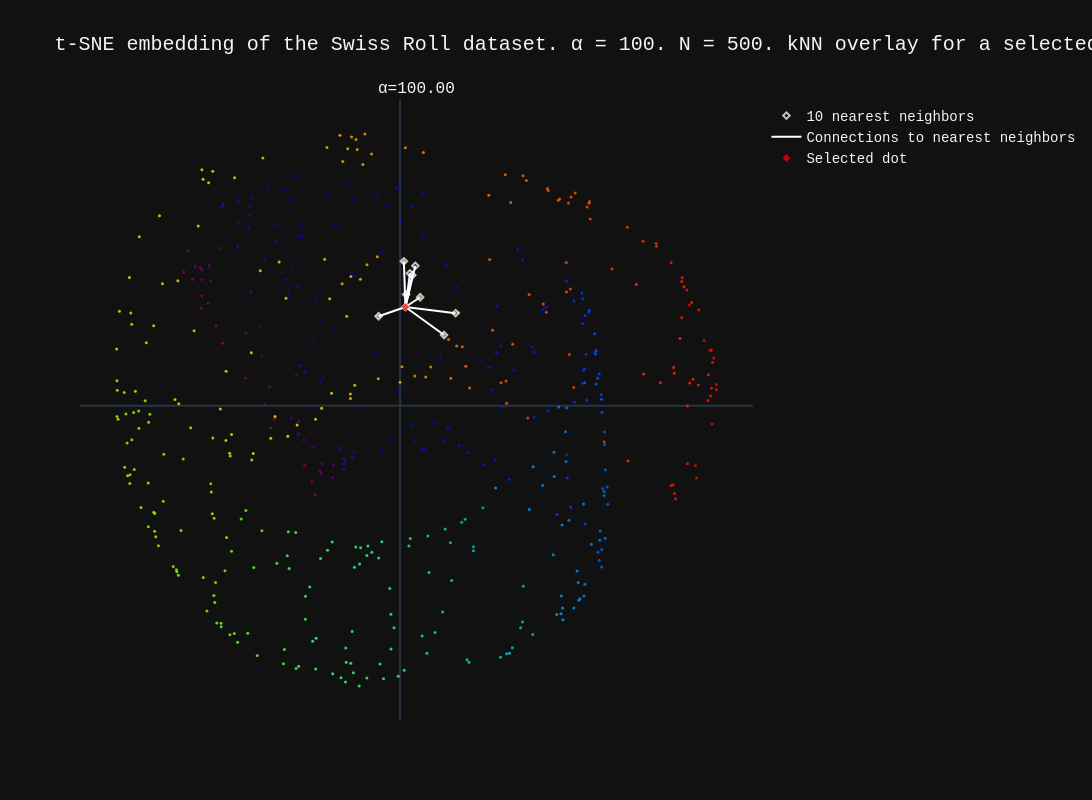
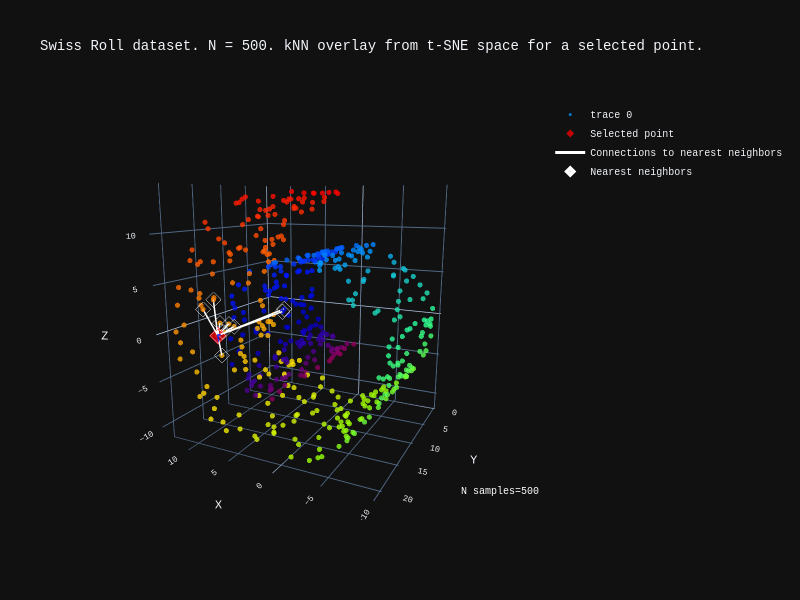

The notebook cell saved with these charts, in order:
### Code cell
importlib.reload(Utils)
# select a specific point and its neighbors
selected_point_3D = sr_points[overlapping_points][5]
neighbors_3D = sr_points[indices[5]]
selected_point = (overlapping_points_tsne[5][0], overlapping_points_tsne[5][1])
neighbors = [(x, y) for x, y in kneighbors_of_5]

### PLOT TSNE ###
fig = Utils.plot_TSNE_plotly(
    raw_data=sr_points,
    tsne_results=tsne,
    alphas=[ALPHAS[-1]],
    labeled=False,
    labels=sr_color,
    width=1200,
    height=800,
    show=False,
    grid=(1, 1),
    title="t-SNE embedding of the Swiss Roll dataset. α = 100. N = 500. kNN overlay for a selected point.",
)

# Extract coordinates of the selected point and neighbors


# Plot nearest neighbors as hollow diamonds
fig.add_trace(
    go.Scatter(
        x=[n[0] for n in neighbors],
        y=[n[1] for n in neighbors],
        mode="markers",
        marker=dict(
            size=5,
            color="rgba(0,0,0,0)",  # Transparent fill
            line=dict(color="white", width=2),  # Hollow diamond
            symbol="diamond",
            opacity=0.75,
        ),
        name="10 nearest neighbors",
    ),
    row=1,
    col=1,
)

# Add lines connecting the selected point to its neighbors
for i, neighbor in enumerate(neighbors):
    fig.add_trace(
        go.Scatter(
            x=[selected_point[0], neighbor[0]],
            y=[selected_point[1], neighbor[1]],
            mode="lines",
            line=dict(color="white", width=2),
            showlegend=(i == 0),  # Show legend only once
            name="Connections to nearest neighbors",
        ),
        row=1,
        col=1,
    )

# Highlight the selected dot in red
fig.add_trace(
    go.Scatter(
        x=[selected_point[0]],
        y=[selected_point[1]],
        mode="markers",
        marker=dict(size=6, color="red", symbol="diamond", opacity=0.75),
        name="Selected dot",
    ),
    row=1,
    col=1,
)


# Display the figure
fig.show()


### PLOT SWISS ROLL ###


fig0 = Utils.plot_swiss_roll_plotly(
    sr_points,
    sr_color,
    n_samples=n_samples,
    title="Swiss Roll dataset. N = 500. kNN overlay from t-SNE space for a selected point.",
)
fig0.add_trace(
    go.Scatter3d(
        x=[selected_point_3D[0]],
        y=[selected_point_3D[1]],
        z=[selected_point_3D[2]],
        mode="markers",
        marker=dict(size=6, color="red", symbol="diamond", opacity=0.75),
        name="Selected point",
    )
)

for i, neighbor in enumerate(neighbors_3D):
    line_start = (selected_point_3D[0], selected_point_3D[1], selected_point_3D[2])
    line_end = (neighbor[0], neighbor[1], neighbor[2])
    fig0.add_trace(
        go.Scatter3d(
            x=[line_start[0], line_end[0]],
            y=[line_start[1], line_end[1]],
            z=[line_start[2], line_end[2]],
            mode="lines",
            line=dict(color="white", width=3),
            showlegend=(i == 0),  # Show legend only once
            name="Connections to nearest neighbors",
        )
    )

    fig0.add_trace(
        go.Scatter3d(
            x=[neighbor[0]],
            y=[neighbor[1]],
            z=[neighbor[2]],
            mode="markers",
            marker=dict(
                size=5,
                color="rgba(0,0,0,0)",  # Transparent fill
                line=dict(color="white", width=4),  # Hollow diamond
                symbol="diamond",
                opacity=1,
            ),
            name="Nearest neighbors",
            showlegend=(i == 0),  # Show legend only once
        )
    )


fig0.show()

### Figure 1 — Plotly figure (JSON) as saved in the notebook; plotly's stock layout.template omitted (floating-point values rounded to 4 significant figures; data arrays with more than 128 entries replaced by an {"elided": "..."} marker saying what was removed)
{"data": [{"marker": {"color": {"elided": "500 float values"}, "colorscale": [[0, "rgb(150,0,90)"], [0.125, "rgb(0,0,200)"], [0.25, "rgb(0,25,255)"], [0.375, "rgb(0,152,255)"], [0.5, "rgb(44,255,150)"], [0.625, "rgb(151,255,0)"], [0.75, "rgb(255,234,0)"], [0.875, "rgb(255,111,0)"], [1, "rgb(255,0,0)"]], "opacity": 0.8, "size": 3}, "mode": "markers", "showlegend": false, "type": "scatter", "x": {"elided": "500 float values"}, "xaxis": "x", "y": {"elided": "500 float values"}, "yaxis": "y"}, {"marker": {"color": "rgba(0,0,0,0)", "line": {"color": "white", "width": 2}, "opacity": 0.75, "size": 5, "symbol": "diamond"}, "mode": "markers", "name": "10 nearest neighbors", "type": "scatter", "x": [0.0592, 0.067, 0.221, -0.2354, 0.1345, 0.1099, 0.1679, 0.4833, 0.04206, 0.6105], "xaxis": "x", "y": [1.173, 1.323, 1.289, 1.063, 1.551, 1.574, 1.663, 0.8405, 1.716, 1.1], "yaxis": "y"}, {"line": {"color": "white", "width": 2}, "mode": "lines", "name": "Connections to nearest neighbors", "showlegend": true, "type": "scatter", "x": [0.0592, 0.0592], "xaxis": "x", "y": [1.173, 1.173], "yaxis": "y"}, {"line": {"color": "white", "width": 2}, "mode": "lines", "name": "Connections to nearest neighbors", "showlegend": false, "type": "scatter", "x": [0.0592, 0.067], "xaxis": "x", "y": [1.173, 1.323], "yaxis": "y"}, {"line": {"color": "white", "width": 2}, "mode": "lines", "name": "Connections to nearest neighbors", "showlegend": false, "type": "scatter", "x": [0.0592, 0.221], "xaxis": "x", "y": [1.173, 1.289], "yaxis": "y"}, {"line": {"color": "white", "width": 2}, "mode": "lines", "name": "Connections to nearest neighbors", "showlegend": false, "type": "scatter", "x": [0.0592, -0.2354], "xaxis": "x", "y": [1.173, 1.063], "yaxis": "y"}, {"line": {"color": "white", "width": 2}, "mode": "lines", "name": "Connections to nearest neighbors", "showlegend": false, "type": "scatter", "x": [0.0592, 0.1345], "xaxis": "x", "y": [1.173, 1.551], "yaxis": "y"}, {"line": {"color": "white", "width": 2}, "mode": "lines", "name": "Connections to nearest neighbors", "showlegend": false, "type": "scatter", "x": [0.0592, 0.1099], "xaxis": "x", "y": [1.173, 1.574], "yaxis": "y"}, {"line": {"color": "white", "width": 2}, "mode": "lines", "name": "Connections to nearest neighbors", "showlegend": false, "type": "scatter", "x": [0.0592, 0.1679], "xaxis": "x", "y": [1.173, 1.663], "yaxis": "y"}, {"line": {"color": "white", "width": 2}, "mode": "lines", "name": "Connections to nearest neighbors", "showlegend": false, "type": "scatter", "x": [0.0592, 0.4833], "xaxis": "x", "y": [1.173, 0.8405], "yaxis": "y"}, {"line": {"color": "white", "width": 2}, "mode": "lines", "name": "Connections to nearest neighbors", "showlegend": false, "type": "scatter", "x": [0.0592, 0.04206], "xaxis": "x", "y": [1.173, 1.716], "yaxis": "y"}, {"line": {"color": "white", "width": 2}, "mode": "lines", "name": "Connections to nearest neighbors", "showlegend": false, "type": "scatter", "x": [0.0592, 0.6105], "xaxis": "x", "y": [1.173, 1.1], "yaxis": "y"}, {"marker": {"color": "red", "opacity": 0.75, "size": 6, "symbol": "diamond"}, "mode": "markers", "name": "Selected dot", "type": "scatter", "x": [0.0592], "xaxis": "x", "y": [1.173], "yaxis": "y"}], "layout": {"annotations": [{"font": {"size": 16}, "showarrow": false, "text": "α=100.00", "x": 0.5, "xanchor": "center", "xref": "paper", "y": 1, "yanchor": "bottom", "yref": "paper"}], "font": {"family": "Courier New, monospace", "size": 14}, "height": 800, "title": {"text": "t-SNE embedding of the Swiss Roll dataset. α = 100. N = 500. kNN overlay for a selected point."}, "width": 1200, "xaxis": {"anchor": "y", "domain": [0, 1], "showgrid": false, "showticklabels": false}, "yaxis": {"anchor": "x", "domain": [0, 1], "showgrid": false, "showticklabels": false}}}

### Figure 2 — Plotly figure (JSON) as saved in the notebook; plotly's stock layout.template omitted (floating-point values rounded to 4 significant figures; data arrays with more than 128 entries replaced by an {"elided": "..."} marker saying what was removed)
{"data": [{"marker": {"color": {"elided": "500 float values"}, "colorscale": [[0, "rgb(150,0,90)"], [0.125, "rgb(0,0,200)"], [0.25, "rgb(0,25,255)"], [0.375, "rgb(0,152,255)"], [0.5, "rgb(44,255,150)"], [0.625, "rgb(151,255,0)"], [0.75, "rgb(255,234,0)"], [0.875, "rgb(255,111,0)"], [1, "rgb(255,0,0)"]], "opacity": 0.8, "size": 3}, "mode": "markers", "scene": "scene", "type": "scatter3d", "x": {"elided": "500 float values"}, "y": {"elided": "500 float values"}, "z": {"elided": "500 float values"}}, {"marker": {"color": "red", "opacity": 0.75, "size": 6, "symbol": "diamond"}, "mode": "markers", "name": "Selected point", "type": "scatter3d", "x": [12.22], "y": [13.06], "z": [-2.078]}, {"line": {"color": "white", "width": 3}, "mode": "lines", "name": "Connections to nearest neighbors", "showlegend": true, "type": "scatter3d", "x": [12.22, 12.22], "y": [13.06, 13.06], "z": [-2.078, -2.078]}, {"marker": {"color": "rgba(0,0,0,0)", "line": {"color": "white", "width": 4}, "opacity": 1, "size": 5, "symbol": "diamond"}, "mode": "markers", "name": "Nearest neighbors", "showlegend": true, "type": "scatter3d", "x": [12.22], "y": [13.06], "z": [-2.078]}, {"line": {"color": "white", "width": 3}, "mode": "lines", "name": "Connections to nearest neighbors", "showlegend": false, "type": "scatter3d", "x": [12.22, 12.27], "y": [13.06, 12.0], "z": [-2.078, -1.878]}, {"marker": {"color": "rgba(0,0,0,0)", "line": {"color": "white", "width": 4}, "opacity": 1, "size": 5, "symbol": "diamond"}, "mode": "markers", "name": "Nearest neighbors", "showlegend": false, "type": "scatter3d", "x": [12.27], "y": [12.0], "z": [-1.878]}, {"line": {"color": "white", "width": 3}, "mode": "lines", "name": "Connections to nearest neighbors", "showlegend": false, "type": "scatter3d", "x": [12.22, 12.48], "y": [13.06, 12.24], "z": [-2.078, -0.8096]}, {"marker": {"color": "rgba(0,0,0,0)", "line": {"color": "white", "width": 4}, "opacity": 1, "size": 5, "symbol": "diamond"}, "mode": "markers", "name": "Nearest neighbors", "showlegend": false, "type": "scatter3d", "x": [12.48], "y": [12.24], "z": [-0.8096]}, {"line": {"color": "white", "width": 3}, "mode": "lines", "name": "Connections to nearest neighbors", "showlegend": false, "type": "scatter3d", "x": [12.22, 11.46], "y": [13.06, 13.46], "z": [-2.078, -4.231]}, {"marker": {"color": "rgba(0,0,0,0)", "line": {"color": "white", "width": 4}, "opacity": 1, "size": 5, "symbol": "diamond"}, "mode": "markers", "name": "Nearest neighbors", "showlegend": false, "type": "scatter3d", "x": [11.46], "y": [13.46], "z": [-4.231]}, {"line": {"color": "white", "width": 3}, "mode": "lines", "name": "Connections to nearest neighbors", "showlegend": false, "type": "scatter3d", "x": [12.22, 12.4], "y": [13.06, 10.62], "z": [-2.078, -1.259]}, {"marker": {"color": "rgba(0,0,0,0)", "line": {"color": "white", "width": 4}, "opacity": 1, "size": 5, "symbol": "diamond"}, "mode": "markers", "name": "Nearest neighbors", "showlegend": false, "type": "scatter3d", "x": [12.4], "y": [10.62], "z": [-1.259]}, {"line": {"color": "white", "width": 3}, "mode": "lines", "name": "Connections to nearest neighbors", "showlegend": false, "type": "scatter3d", "x": [12.22, 6.333], "y": [13.06, 8.379], "z": [-2.078, 0.3961]}, {"marker": {"color": "rgba(0,0,0,0)", "line": {"color": "white", "width": 4}, "opacity": 1, "size": 5, "symbol": "diamond"}, "mode": "markers", "name": "Nearest neighbors", "showlegend": false, "type": "scatter3d", "x": [6.333], "y": [8.379], "z": [0.3961]}, {"line": {"color": "white", "width": 3}, "mode": "lines", "name": "Connections to nearest neighbors", "showlegend": false, "type": "scatter3d", "x": [12.22, 6.351], "y": [13.06, 7.916], "z": [-2.078, 0.6271]}, {"marker": {"color": "rgba(0,0,0,0)", "line": {"color": "white", "width": 4}, "opacity": 1, "size": 5, "symbol": "diamond"}, "mode": "markers", "name": "Nearest neighbors", "showlegend": false, "type": "scatter3d", "x": [6.351], "y": [7.916], "z": [0.6271]}, {"line": {"color": "white", "width": 3}, "mode": "lines", "name": "Connections to nearest neighbors", "showlegend": false, "type": "scatter3d", "x": [12.22, 12.6], "y": [13.06, 15.04], "z": [-2.078, 1.376]}, {"marker": {"color": "rgba(0,0,0,0)", "line": {"color": "white", "width": 4}, "opacity": 1, "size": 5, "symbol": "diamond"}, "mode": "markers", "name": "Nearest neighbors", "showlegend": false, "type": "scatter3d", "x": [12.6], "y": [15.04], "z": [1.376]}, {"line": {"color": "white", "width": 3}, "mode": "lines", "name": "Connections to nearest neighbors", "showlegend": false, "type": "scatter3d", "x": [12.22, 12.29], "y": [13.06, 9.713], "z": [-2.078, -1.787]}, {"marker": {"color": "rgba(0,0,0,0)", "line": {"color": "white", "width": 4}, "opacity": 1, "size": 5, "symbol": "diamond"}, "mode": "markers", "name": "Nearest neighbors", "showlegend": false, "type": "scatter3d", "x": [12.29], "y": [9.713], "z": [-1.787]}, {"line": {"color": "white", "width": 3}, "mode": "lines", "name": "Connections to nearest neighbors", "showlegend": false, "type": "scatter3d", "x": [12.22, 12.56], "y": [13.06, 13.18], "z": [-2.078, 2.127]}, {"marker": {"color": "rgba(0,0,0,0)", "line": {"color": "white", "width": 4}, "opacity": 1, "size": 5, "symbol": "diamond"}, "mode": "markers", "name": "Nearest neighbors", "showlegend": false, "type": "scatter3d", "x": [12.56], "y": [13.18], "z": [2.127]}], "layout": {"annotations": [{"font": {"color": "white"}, "showarrow": false, "text": "N samples=500", "x": 1, "xref": "paper", "y": 0.05, "yref": "paper"}], "font": {"family": "Courier New, monospace", "size": 10}, "height": 600, "scene": {"camera": {"eye": {"x": -1, "y": 2, "z": 0.5}}, "domain": {"x": [0, 1], "y": [0, 1]}, "xaxis": {"title": {"text": "X"}}, "yaxis": {"title": {"text": "Y"}}, "zaxis": {"title": {"text": "Z"}}}, "title": {"text": "Swiss Roll dataset. N = 500. kNN overlay from t-SNE space for a selected point."}, "width": 800}}
